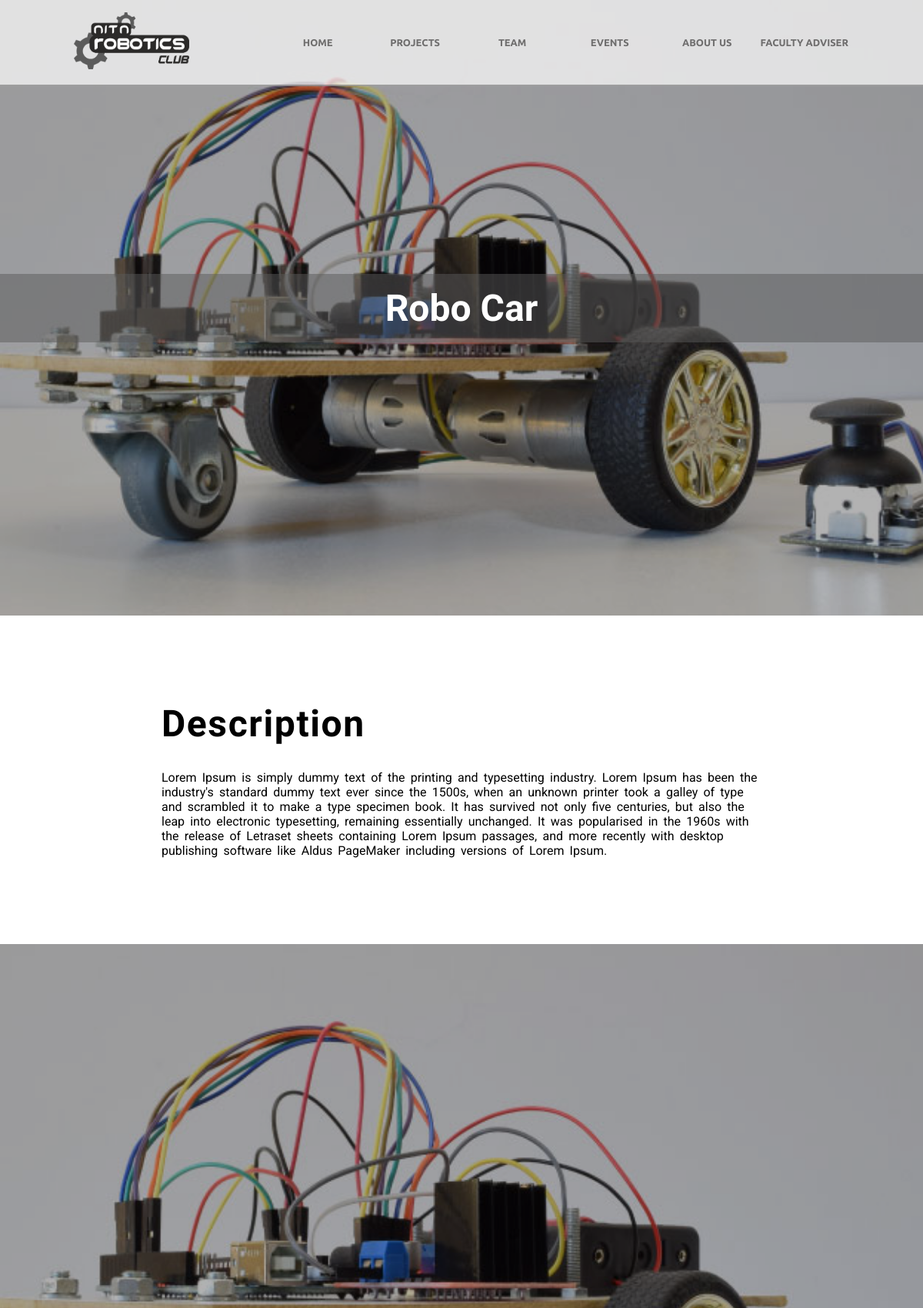
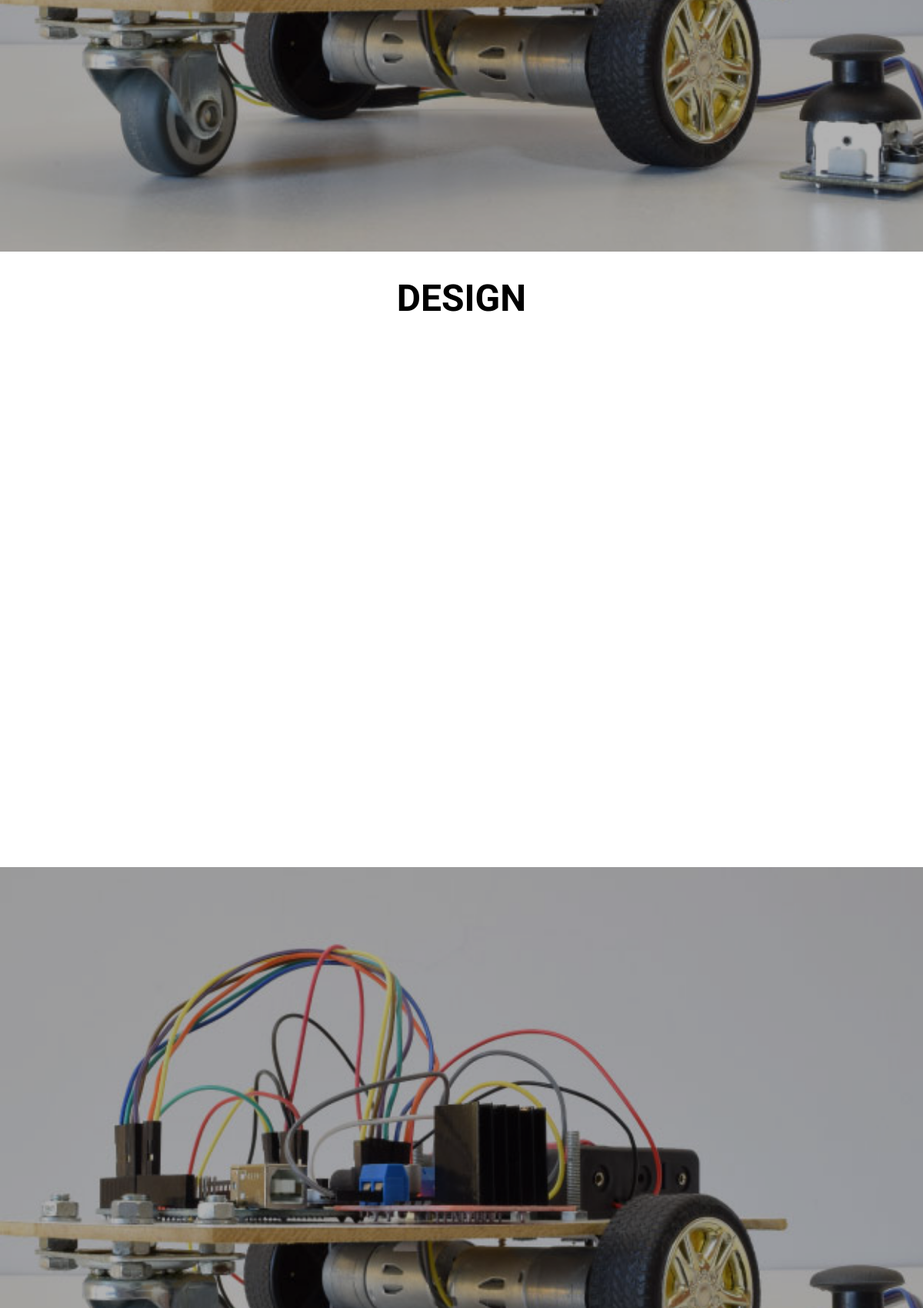
The page /projects/Robo Car (upper part) on the database its author committed (2 pictures, top to bottom).
### index/models.py (models this page shows, shortened)
class project(models.Model):
    id = models.AutoField(primary_key=True)
    project_title = models.CharField(max_length = 20,  blank=False)
    project_img1 = models.ImageField(upload_to='photos/')
    project_img2 = models.ImageField(upload_to='photos/')
    project_team = models.ImageField(upload_to='photos/')
    project_description = models.TextField(blank=True)
    circuit_design1 = models.ImageField(upload_to='photos/', blank=True)
    circuit_design2 = models.ImageField(upload_to='photos/', blank=True)
    circuit_design3 = models.ImageField(upload_to='photos/', blank=True)
    circuit_design4 = models.ImageField(upload_to='photos/', blank=True)
    des_spec1 = models.TextField(blank=True)
    des_spec2 = models.TextField(blank=True)
    des_spec3 = models.TextField(blank=True)
    des_spec4 = models.TextField(blank=True)
    des_spec5 = models.TextField(blank=True)
    youtube_vid = models.URLField(max_length=100)
    date = models.DateTimeField(default = datetime.now, blank=False)

### index/views.py (the view)
def project(request, project_title):
    data = get_object_or_404(models.project, project_title = project_title)
    return render(request, 'pages/project.html', {
        'project' : data
    })

### templates/pages/project.html (shortened to what this page needs)
{% extends 'base.html' %}
{% load static %}
{% block content %}
    <section class="main-project-img parallax-scroll" style="background:url('{{ project.project_img1.url }}') no-repeat top center/cover">
        <div class="inner-section">
            <h1>{{ project.project_title }}</h1>
        </div>
    </section>
    <section class="description">
        <div class="description-inner">
            <h3>Description</h3>
            <p>{{ project.project_description }}</p>
        </div>
    </section>
    <section class="bgimg1 parallax-scroll" style="background:url('{{ project.project_team.url }}') no-repeat top center/cover"><div class="inner-section"></div>
    </section>
    <section class="circuit-images">
        <h3>DESIGN</h3>
        <div class="design">
        </div>
    </section>
    <section class="bgimg2 parallax-scroll" style="background:url('{{ project.project_img2.url }}') no-repeat top center/cover">
        <div class="inner-section"></div>
    </section>
{% endblock %}

### robo_club/static/css/style.css (style rules this page uses)
* { margin:0; padding:0; box-sizing:border-box; }
body { opacity:0; transition: all 1s ease-in !important; overflow-x:hidden; }
.body-display { opacity:1; }
.team-members > .member > .details > h2, h3, .team-social, .president > .member > details > h2, h3, .team-social { width:100%; text-align: center; }
.main-project-img { height:100vh; position:relative; }
.inner-section { position:absolute; top:0; left:0; bottom:0; right:0; display:flex; flex-direction: column; justify-content: center; align-items: center; background:rgba(0, 0, 0, 0.3); }
.inner-section > h1 { font-family:'Signika Negative', sans-serif; font-size:3rem; color:#ffffff; background:rgba(91,91,91,0.5); width:100%; text-align:center; padding:1rem 0; }
.description { min-height:50vh; padding:6rem 0rem; display:flex; flex-direction: column; justify-content: center; align-items: center; }
.description-inner { width:65%; }
.description-inner > h3 { font-family:'Acme', sans-serif; font-size:3rem; letter-spacing: 0.1rem; text-align:left; padding: 1rem 0; }
.description-inner > p { padding: 1rem 0; font-family: 'Roboto', sans-serif; word-spacing: 0.2rem; }
.bgimg1, .bgimg2 { height:100vh; position:relative; }
.circuit-images { min-height:100vh; }
.circuit-images > h3 { font-family:'Acme', sans-serif; font-size:3rem; padding:2rem 0; }
.design { width:60%; margin:0 auto; display:grid; grid-template-columns: 1fr 1fr; grid-gap:20px; padding:2rem 0; }

### rows shown on the page
project: project_img1 (picture), project_title "Robo Car", project_description "Lorem Ipsum is simply dummy text of the printing and typesetting industry. Lorem Ipsum has been the industry's standard dummy text ever since the 1500s, when an unknown printer took a galley of type and scrambled it to make a type specimen book. It has survived not only five centuries, but also the leap into electronic typesetting, remaining essentially unchanged. It was popularised in the 1960s with the release of Letraset sheets containing Lorem Ipsum passages, and more recently with desktop publishing software like Aldus PageMaker including versions of Lorem Ipsum.", project_team (picture), project_img2 (picture)
